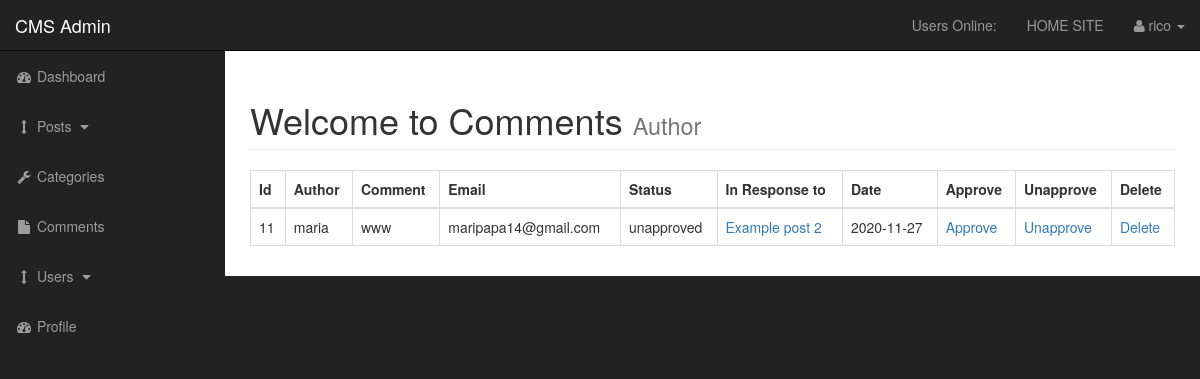
Screenshot of /admin/post_comments.php?id=13 (signed in) with the database file from the repository.
### tables this page shows
CREATE TABLE IF NOT EXISTS `comments` (
  `comment_id` int(3) NOT NULL AUTO_INCREMENT,
  `comment_post_id` int(3) NOT NULL,
  `comment_author` varchar(255) NOT NULL,
  `comment_email` varchar(255) NOT NULL,
  `comment_content` text NOT NULL,
  `comment_status` varchar(255) NOT NULL,
  `comment_date` date NOT NULL,
  PRIMARY KEY (`comment_id`)
);

CREATE TABLE IF NOT EXISTS `posts` (
  `post_id` int(3) NOT NULL AUTO_INCREMENT,
  `post_category_id` int(3) NOT NULL,
  `post_title` varchar(255) NOT NULL,
  `post_author` varchar(255) DEFAULT NULL,
  `post_user` varchar(255) DEFAULT NULL,
  `post_date` date NOT NULL,
  `post_image` text NOT NULL,
  `post_content` text NOT NULL,
  `post_tags` varchar(255) NOT NULL,
  `post_comment_count` varchar(255) DEFAULT NULL,
  `post_status` varchar(255) NOT NULL DEFAULT 'draft',
  `post_views_count` int(11) DEFAULT NULL,
  PRIMARY KEY (`post_id`)
);

### admin/post_comments.php (the view, shortened to what this page needs)
<?php include "includes/admin_header.php"; ?>
<div id="wrapper">
    <?php include "includes/admin_navigation.php"; ?>
    <div id="page-wrapper">
        <div class="container-fluid">
            <div class="row">
                <div class="col-lg-12">
                    <h1 class="page-header">
                        Welcome to Comments
                        <small>Author</small>
                    </h1>
<table class="table table-bordered table-hover">
    <thead>
    <tr>
        <th>Id</th>
        <th>Author</th>
        <th>Comment</th>
        <th>Email</th>
        <th>Status</th>
        <th>In Response to</th>
        <th>Date</th>
        <th>Approve</th>
        <th>Unapprove</th>
        <th>Delete</th>
    </tr>
    </thead>
    <tbody>
    <?php
    $query = "SELECT * FROM comments WHERE comment_post_id =" . mysqli_real_escape_string($connection, $_GET['id']) . " ";
    $select_comments = mysqli_query($connection,$query);
    while($row = mysqli_fetch_assoc($select_comments)) {
        $comment_id = $row['comment_id'];
        $comment_post_id = $row['comment_post_id'];
        $comment_author = $row['comment_author'];
        $comment_content = $row['comment_content'];
        $comment_email = $row['comment_email'];
        $comment_status = $row['comment_status'];
        $comment_date = $row['comment_date'];
        echo "<tr>";
        echo "<td>$comment_id</td>";
        echo "<td>$comment_author</td>";
        echo "<td>$comment_content</td>";
        echo "<td>$comment_email</td>";
        echo "<td>$comment_status</td>";
        $query = "SELECT * FROM posts WHERE post_id = $comment_post_id";
        $select_post_id_query = mysqli_query($connection, $query);
        while($row = mysqli_fetch_assoc($select_post_id_query)) {
            $post_id = $row['post_id'];
            $post_title = $row['post_title'];
            echo "<td><a href='../post.php?p_id=$post_id'>$post_title</a></td>";
        }
        echo "<td>$comment_date</td>";
        echo "<td><a href='comments.php?approve=$comment_id'>Approve</a></td>";
        echo "<td><a href='comments.php?unapprove=$comment_id'>Unapprove</a></td>";
        echo "<td><a href='post_comments.php?delete=$comment_id&id=" . $_GET['id'] . "'>Delete</a></td>";
        echo "</tr>";
    }
    ?>
    </tbody>
</table>
</div>
</div>
</div>
</div>
<?php  include "includes/admin_footer.php"; ?>

### admin/css/sb-admin.css (style rules this page uses)
body { margin-top: 100px; background-color: #222; }
@media (min-width:768px) { body { margin-top: 50px; } }
#wrapper { padding-left: 0; }
#page-wrapper { width: 100%; padding: 0; background-color: #fff; }
@media (min-width:768px) { #wrapper { padding-left: 225px; } }
@media (min-width:768px) { #page-wrapper { padding: 10px; } }

### rows the page displays
comments: comment_id "11", comment_author "maria", comment_content "www", comment_email "maripapa14@gmail.com", comment_status "unapproved", comment_date "2020-11-27"
posts: post_title "Example post 2"

### other values shown
$_SESSION['username'] "rico"
